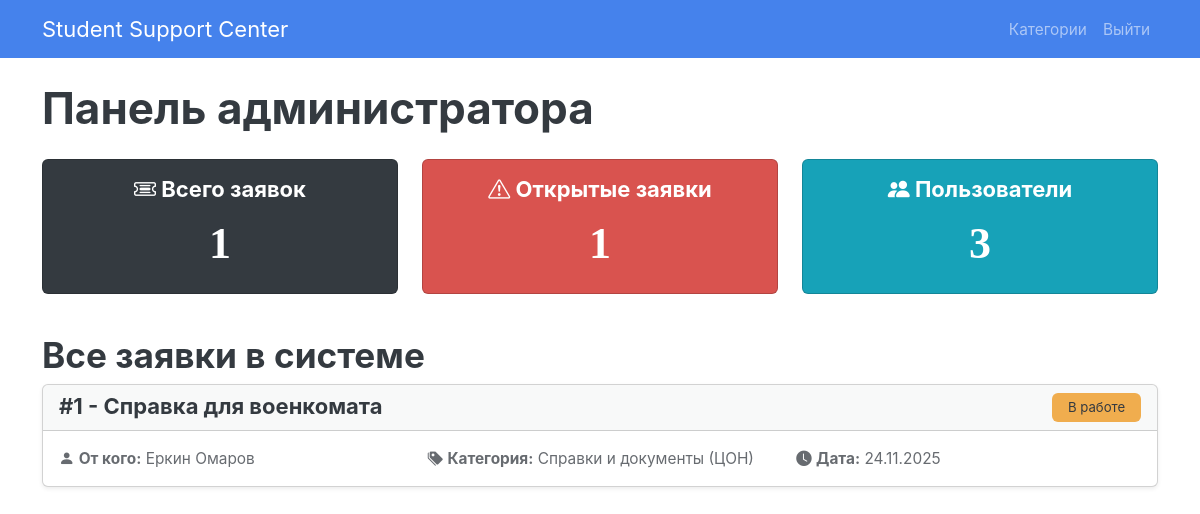
Screenshot of / (signed in) with the database file from the repository.
### app/models.py (models this page shows, shortened)
class Ticket(db.Model):
    id = db.Column(db.Integer, primary_key=True)
    title = db.Column(db.String(100), nullable=False)
    description = db.Column(db.Text, nullable=False)
    location = db.Column(db.String(50)) # Мұны "Кабинет" немесе "Байланыс телефоны" деп қолдануға болады
    status = db.Column(db.String(20), nullable=False, default='Новая')
    created_at = db.Column(db.DateTime, default=datetime.utcnow)
    attachment_filename = db.Column(db.String(255), nullable=True)
    creator_id = db.Column(db.Integer, db.ForeignKey('user.id'), nullable=False)
    assignee_id = db.Column(db.Integer, db.ForeignKey('user.id'))
    category_id = db.Column(db.Integer, db.ForeignKey('category.id'), nullable=True)
    category = db.relationship('Category', backref=db.backref('tickets', lazy=True))
    comments = db.relationship('Comment', backref='ticket', lazy=True, cascade="all, delete-orphan")

class User(UserMixin, db.Model):
    id = db.Column(db.Integer, primary_key=True)
    email = db.Column(db.String(100), unique=True, nullable=False)
    full_name = db.Column(db.String(100), nullable=False)
    group_number = db.Column(db.String(20), nullable=True)
    password_hash = db.Column(db.String(128))
    role = db.Column(db.String(10), nullable=False, default='user')
    created_tickets = db.relationship('Ticket', foreign_keys='Ticket.creator_id', backref='creator', lazy=True)
    assigned_tickets = db.relationship('Ticket', foreign_keys='Ticket.assignee_id', backref='assignee', lazy=True)
    comments = db.relationship('Comment', backref='author', lazy=True)

class Category(db.Model):
    id = db.Column(db.Integer, primary_key=True)
    name = db.Column(db.String(100), unique=True, nullable=False)

### app/routes.py (the view, shortened to what this page needs)
@main.route('/')
@login_required
def index():
    stats = {}
    tickets = []
    if current_user.role == 'admin':
        tickets = Ticket.query.order_by(Ticket.created_at.desc()).all()
        stats = {
            'total_tickets': Ticket.query.count(),
            'total_users': User.query.count(),
            'open_tickets': Ticket.query.filter(Ticket.status.in_(['Новая', 'В работе'])).count()
        }
    return render_template('index.html', tickets=tickets, stats=stats)

### app/templates/index.html (shortened to what this page needs)
{% extends "base.html" %}
{% block content %}
{% if current_user.role == 'admin' %}
    <h1 class="mb-4">Панель администратора</h1>
    <div class="row mb-4">
        <div class="col-lg-4 mb-3">
            <div class="card text-white bg-dark text-center h-100">
                <div class="card-body">
                    <h5 class="card-title"><i class="bi bi-ticket-detailed"></i> Всего заявок</h5>
                    <p class="card-text fs-1 fw-bold">{{ stats.total_tickets }}</p>
                </div>
            </div>
        </div>
        <div class="col-lg-4 mb-3">
            <div class="card text-white bg-danger text-center h-100">
                <div class="card-body">
                    <h5 class="card-title"><i class="bi bi-exclamation-triangle"></i> Открытые заявки</h5>
                    <p class="card-text fs-1 fw-bold">{{ stats.open_tickets }}</p>
                </div>
            </div>
        </div>
        <div class="col-lg-4 mb-3">
            <div class="card text-white bg-info text-center h-100">
                <div class="card-body">
                    <h5 class="card-title"><i class="bi bi-people-fill"></i> Пользователи</h5>
                    <p class="card-text fs-1 fw-bold">{{ stats.total_users }}</p>
                </div>
            </div>
        </div>
    </div>
    <h2>Все заявки в системе</h2>
{% endif %}
<div class="ticket-list">
{% for ticket in tickets %}
    <div class="card mb-3 shadow-sm ticket-card">
        <div class="card-header d-flex justify-content-between">
            <h5 class="mb-0">
                <a href="{{ url_for('main.ticket_detail', ticket_id=ticket.id) }}" class="text-decoration-none text-dark stretched-link">
                    #{{ ticket.id }} - {{ ticket.title }}
                </a>
            </h5>
            <span class="badge {% if ticket.status == 'Новая' %}bg-primary{% elif ticket.status == 'В работе' %}bg-warning text-dark{% else %}bg-success{% endif %}">
                {{ ticket.status }}
            </span>
        </div>
        <div class="card-body text-muted small">
            <div class="row">
                <div class="col-sm-4"><i class="bi bi-person-fill"></i> <b>От кого:</b> {{ ticket.creator.full_name }}</div>
                {% if ticket.category %}<div class="col-sm-4"><i class="bi bi-tags-fill"></i> <b>Категория:</b> {{ ticket.category.name }}</div>{% endif %}
                <div class="col-sm-4"><i class="bi bi-clock-fill"></i> <b>Дата:</b> {{ ticket.created_at.strftime('%d.%m.%Y') }}</div>
            </div>
        </div>
    </div>
{% else %}
    <p>Заявок пока нет.</p>
{% endfor %}
</div>
{% endblock %}

### rows the page displays
Ticket: id "1", title "Справка для военкомата", status "В работе", creator.full_name "Еркин Омаров", category.name "Справки и документы (ЦОН)", created_at "24.11.2025"

### other values shown
{{ stats.total_tickets }} "1"
{{ stats.open_tickets }} "1"
{{ stats.total_users }} "3"
